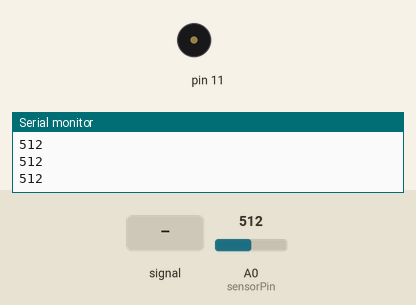
Simulated run of this sketch. Board: Arduino Uno, built with avr-gcc and run on an emulated ATmega328P. Shown: buzzer (waves = sounding), the last lines printed to the serial monitor. The inputs (shaded band) are chosen by the test bench; at power-on: A0 (sensorPin) = 512.

Above: at 1.2 s.
1.3 s: A0 (sensorPin) fed a 2 Hz sine of ±306 counts around its level
At 1.9 s:
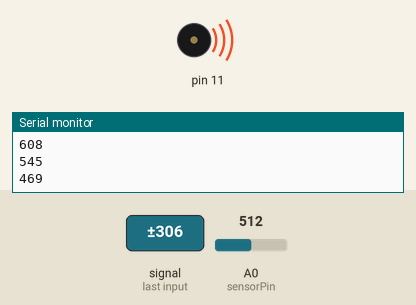
4.3 s: A0 (sensorPin) set to 716
Timing chart, 0 to 7.3 s (numbered marks = the images above; inputs shaded):
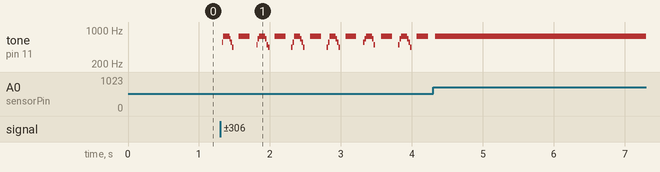

The sketch:

paperPianoPentatonic.ino
```cpp
// paper piano: here we divide an octave into the notes of the pentatonic scale

int sensorPin = A0;    // input pin
unsigned int sensorValue = 0;   // variable to store the value coming from the sensor
unsigned int sensorAvg = 0;
int step = 0;
int offset = 5; // if key readings are very close together in value, decrease this to 3 or so

// pentatonic scale- A4-A5
int octave = 1; // default is 1. Change to 2 or 4 for higher octaves!
float scale[] = {440*octave, 495*octave, 556.875*octave, 660*octave, 742.5*octave}; // array storing frequencies for pentatonic scale

// REPLACE with readings from the 5 keys
float keyReadings[] = {377, 340, 311, 279, 247};

void setup() {
  // initialize serial communications at 2400 bps:
  Serial.begin(2400);
}

void loop() {

  // read the value from the sensor:
  sensorValue += analogRead(sensorPin);
  step = (step+1)%100;
  if(step == 0){
    sensorAvg = sensorValue/100;
    sensorValue = 0;
    Serial.println(sensorAvg);
  }

  if(sensorAvg < 30){
    noTone(11);
  }
  else if(sensorAvg < keyReadings[4]+offset){
    tone(11, scale[4]);
  }
  else if(sensorAvg < keyReadings[3]+offset){
    tone(11, scale[3]);
  }
  else if(sensorAvg < keyReadings[2]+offset){
    tone(11, scale[2]);
  }
  else if(sensorAvg < keyReadings[1]+offset){
    tone(11, scale[1]);
  }
  else if(sensorAvg < keyReadings[0]+offset){
    tone(11, scale[0]);
  }  else{
 noTone(11);
  }

}
```

Measured:
- after the input at 1.3 s, tone on pin 11: plays 556 Hz for 0.02 s, 742 Hz for 0.09 s, 660 Hz for 0.02 s, 556 Hz for 0.02 s, 440 Hz for 0.02 s, 742 Hz for 0.15 s … (40 notes in this stretch), starting at once
